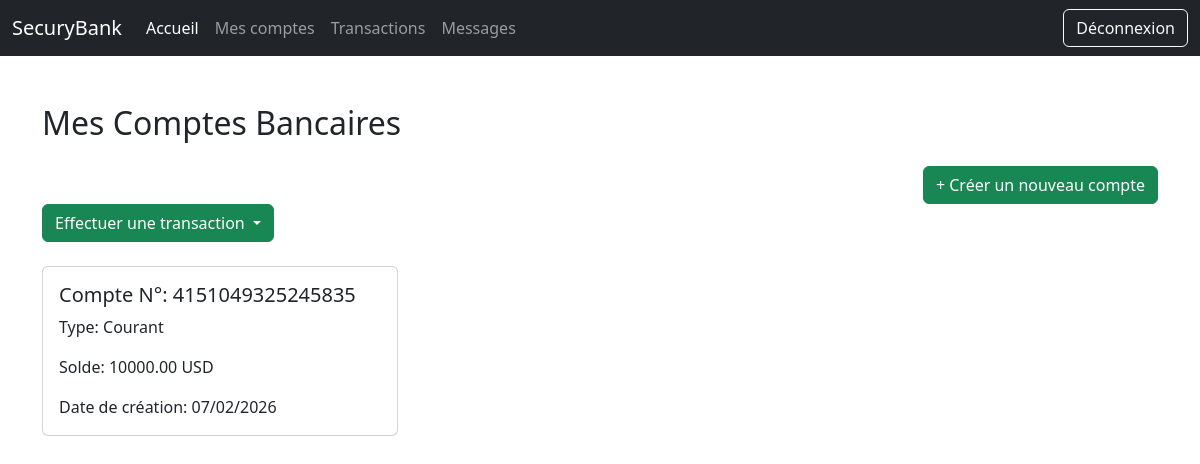
Before: /mes_comptes/ (signed in) with the older database file.
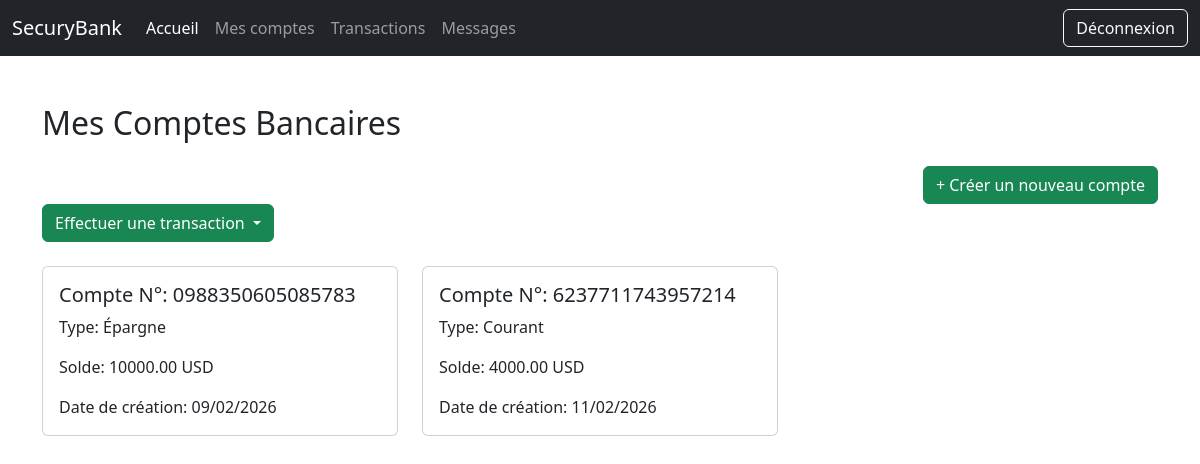
After: the same page with the newer database file.
### banka/models.py (models this page shows, shortened)
class Compte(models.Model):
    TYPE_CHOICES = [ ("courant", "Courant"), ("epargne", "Épargne"), ]
    STATUS_CHOICES = [ ("actif", "Actif"), ("inactif", "Inactif"), ]
    numero_compte = models.CharField(max_length=20, unique=True)
    solde = models.DecimalField(max_digits=15, decimal_places=2)
    proprietaire = models.ForeignKey(settings.AUTH_USER_MODEL,on_delete=models.CASCADE,related_name='comptes')
    status = models.CharField(max_length=50, choices=STATUS_CHOICES, default="actif")
    type = models.CharField(max_length=50, choices=TYPE_CHOICES)
    currency = models.CharField(max_length=10)
    date_creation = models.DateTimeField(auto_now_add=True)
    date_modification = models.DateTimeField(auto_now=True)
    class Meta:
        ordering = ['date_creation']

### banka/views.py (the view)
# urls.py: path("mes_comptes/", comptes, name="mes_comptes"),
@login_required
def comptes(request):
    comptes_user = Compte.objects.filter(proprietaire=request.user)
    context = { "comptes": comptes_user }
    return render(request, 'banka/comptes.html', context)

### banka/templates/banka/comptes.html (shortened to what this page needs)
{% extends 'banka/base.html' %}
{% block content %}
<div class="container mt-5">
    <h2 class="mb-4">Mes Comptes Bancaires</h2>
    <div class="mb-4">
    <div class="mt-4 text-end">
        <a href="{% url 'creer_compte' %}" class="btn btn-success">+ Créer un nouveau compte</a>
    </div>
        <div class="btn-group">
            <button type="button" class="btn btn-success dropdown-toggle" data-bs-toggle="dropdown" aria-expanded="false">
                Effectuer une transaction
            </button>
        </div>
    </div>
    <div class="row">
        {% for compte in comptes %}
        <div class="col-md-4 mb-4">
            <div class="card h-100">
                <div class="card-body">
                    <h5 class="card-title">Compte N°: {{ compte.numero_compte }}</h5>
                    <p class="card-text">Type: {{ compte.get_type_display }}</p>
                    <p class="card-text">Solde: {{ compte.solde }} USD</p>
                    <p class="card-text">Date de création: {{ compte.date_creation|date:"d/m/Y" }}</p>
                </div>
            </div>
        </div>
        {% empty %}
        <p>Vous n'avez pas encore de comptes bancaires.</p>
        {% endfor %}
    </div>
</div>
{% endblock %}

### banka/templates/banka/base.html (shortened to what this page needs)
{% load static %}
<!doctype html>
<html lang="en">
  <head>
    <link
      href="https://cdn.jsdelivr.net/npm/bootstrap@5.3.8/dist/css/bootstrap.min.css"
      rel="stylesheet"
    />
    <link
      href="https://cdn.jsdelivr.net/npm/bootstrap-icons@1.11.1/font/bootstrap-icons.css"
      rel="stylesheet"
    />
  </head>
  <body>
    <div class="container-fluid p-0">
      <div class="row">
        <div class="col-md-12">
          {% if request.user.is_staff %}
          <nav class="navbar navbar-expand-lg navbar-dark bg-dark shadow">
            <div class="container-fluid">
              <a class="navbar-brand fw-bold" href="{% url 'acceuilAdmin' %}">SecuryBank Admin</a>
              <button
                class="navbar-toggler"
                type="button"
                data-bs-toggle="collapse"
                data-bs-target="#adminNavbar"
                aria-controls="adminNavbar"
                aria-expanded="false"
                aria-label="Toggle navigation"
              >
                <span class="navbar-toggler-icon"></span>
              </button>
              <div class="collapse navbar-collapse" id="adminNavbar">
                <ul class="navbar-nav me-auto mb-2 mb-lg-0">
                  <li class="nav-item">
                    <a class="nav-link" href="{% url 'gerer_comptes' %}"
                      >Gérer les comptes</a
                    >
                  </li>
                  <li class="nav-item">
                    <a class="nav-link" href="{% url 'transaction_list' %}"
                      >Transactions</a>
                  </li>
                  <li class="nav-item">
                    <a class="nav-link" href="{% url 'mes_messages' %}"
                      >Messages clients</a>
                  </li>
                  <li class="nav-item">
                    <a class="nav-link" href="{% url 'fraud_list' %}"
                      >Transactions frauduleuses</a>
                  </li>
                </ul>
                <ul class="navbar-nav ms-auto">
                  <li class="nav-item">
                    <a
                      class="btn btn-outline-light ms-3"
                      href="{% url 'logout' %}"
                      >Déconnexion</a
                    >
                  </li>
                </ul>
              </div>
            </div>
          </nav>
          {% else %}
          <nav class="navbar navbar-expand-lg navbar-dark bg-dark">
            <div class="container-fluid">
              <a class="navbar-brand" href="{% url 'acceuilClient' %}"
                >SecuryBank</a
              >
              <div class="collapse navbar-collapse" id="navbarSecuryBank">
                <ul class="navbar-nav me-auto mb-2 mb-lg-0">
                  <li class="nav-item">
                    <a
                      class="nav-link active"
                      aria-current="page"
                      href="{% url 'acceuilClient' %}"
                      >Accueil</a
                    >
                  </li>
                  <li class="nav-item">
                    <a class="nav-link" href="{% url 'mes_comptes' %}"
                      >Mes comptes</a
                    >
                  </li>
                  <li class="nav-item">
                    <a class="nav-link" href="{% url 'mes_transactions' %}"
                      >Transactions</a
                    >
                  </li>
                  <li class="nav-item">
                    <a class="nav-link" href="{% url 'mes_messages' %}"
                      >Messages</a
                    >
                  </li>
                </ul>
                <form class="d-flex" method="post" action="{% url 'logout' %}">
                  <button class="btn btn-outline-light" type="submit">
                    Déconnexion
                  </button>
                </form>
              </div>
            </div>
          </nav>
          {% endif %}
        </div>
      </div>
      {% block content %} {% endblock %}
    </div>
  </body>
</html>

Changed rows visible on the page:
removed Compte: numero_compte "4151049325245835", type "Courant", solde "10000.00", date_creation "07/02/2026"
added Compte: numero_compte "0988350605085783", type "Épargne", solde "10000.00", date_creation "09/02/2026"
added Compte: numero_compte "6237711743957214", type "Courant", solde "4000.00", date_creation "11/02/2026"
